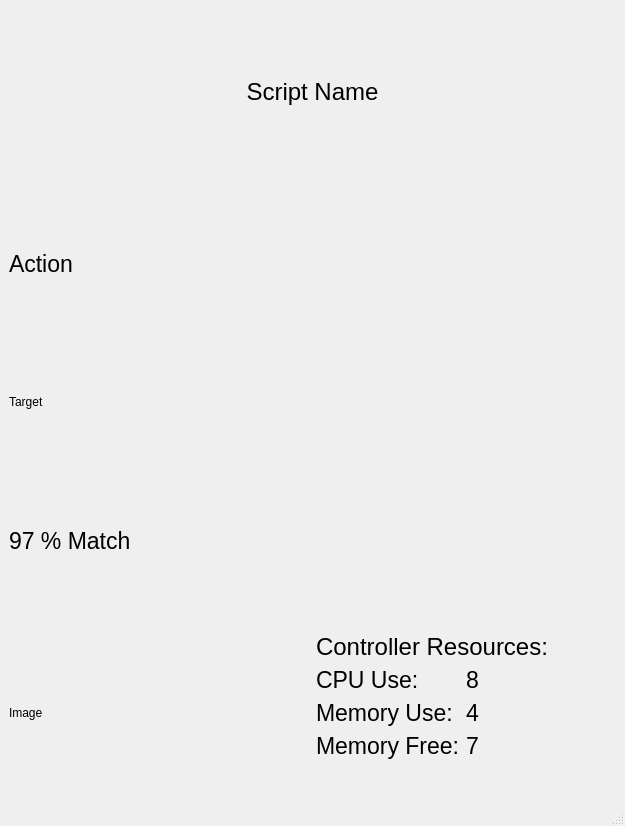
<?xml version="1.0" encoding="UTF-8"?>
<ui version="4.0">
 <class>MainWindow</class>
 <widget class="QMainWindow" name="MainWindow">
  <property name="geometry">
   <rect>
    <x>0</x>
    <y>0</y>
    <width>625</width>
    <height>826</height>
   </rect>
  </property>
  <property name="windowTitle">
   <string>MainWindow</string>
  </property>
  <widget class="QWidget" name="centralwidget">
   <layout class="QVBoxLayout" name="verticalLayout_2">
    <item>
     <layout class="QVBoxLayout" name="verticalLayout">
      <item>
       <layout class="QHBoxLayout" name="horizontalLayout">
        <item>
         <widget class="QLabel" name="label_6">
          <property name="font">
           <font>
            <pointsize>18</pointsize>
           </font>
          </property>
          <property name="text">
           <string>Script Name</string>
          </property>
          <property name="alignment">
           <set>Qt::AlignCenter</set>
          </property>
         </widget>
        </item>
       </layout>
      </item>
      <item>
       <layout class="QHBoxLayout" name="horizontalLayout_7"/>
      </item>
      <item>
       <layout class="QHBoxLayout" name="horizontalLayout_2">
        <item>
         <widget class="QLabel" name="label_5">
          <property name="font">
           <font>
            <pointsize>17</pointsize>
           </font>
          </property>
          <property name="text">
           <string>Action</string>
          </property>
         </widget>
        </item>
       </layout>
      </item>
      <item>
       <widget class="QLabel" name="label_2">
        <property name="maximumSize">
         <size>
          <width>200</width>
          <height>100</height>
         </size>
        </property>
        <property name="text">
         <string>Target</string>
        </property>
       </widget>
      </item>
      <item>
       <widget class="QLabel" name="label_3">
        <property name="font">
         <font>
          <pointsize>17</pointsize>
         </font>
        </property>
        <property name="text">
         <string>97 % Match</string>
        </property>
       </widget>
      </item>
      <item>
       <layout class="QHBoxLayout" name="horizontalLayout_3">
        <item>
         <widget class="QLabel" name="label">
          <property name="text">
           <string>Image</string>
          </property>
         </widget>
        </item>
        <item>
         <layout class="QVBoxLayout" name="verticalLayout_3">
          <item>
           <layout class="QVBoxLayout" name="verticalLayout_4">
            <property name="spacing">
             <number>0</number>
            </property>
            <item>
             <widget class="QLabel" name="label_9">
              <property name="font">
               <font>
                <pointsize>18</pointsize>
                <weight>50</weight>
                <bold>false</bold>
               </font>
              </property>
              <property name="text">
               <string>Controller Resources:</string>
              </property>
              <property name="alignment">
               <set>Qt::AlignLeading|Qt::AlignLeft|Qt::AlignVCenter</set>
              </property>
             </widget>
            </item>
            <item>
             <layout class="QHBoxLayout" name="horizontalLayout_6">
              <item>
               <widget class="QLabel" name="label_11">
                <property name="font">
                 <font>
                  <pointsize>17</pointsize>
                 </font>
                </property>
                <property name="text">
                 <string>CPU Use:</string>
                </property>
               </widget>
              </item>
              <item>
               <widget class="QLabel" name="label_12">
                <property name="font">
                 <font>
                  <pointsize>17</pointsize>
                 </font>
                </property>
                <property name="text">
                 <string>8</string>
                </property>
                <property name="alignment">
                 <set>Qt::AlignLeading|Qt::AlignLeft|Qt::AlignVCenter</set>
                </property>
               </widget>
              </item>
             </layout>
            </item>
            <item>
             <layout class="QHBoxLayout" name="horizontalLayout_5">
              <item>
               <widget class="QLabel" name="label_8">
                <property name="font">
                 <font>
                  <pointsize>17</pointsize>
                 </font>
                </property>
                <property name="text">
                 <string>Memory Use:</string>
                </property>
               </widget>
              </item>
              <item>
               <widget class="QLabel" name="label_10">
                <property name="font">
                 <font>
                  <pointsize>17</pointsize>
                 </font>
                </property>
                <property name="text">
                 <string>4</string>
                </property>
                <property name="alignment">
                 <set>Qt::AlignLeading|Qt::AlignLeft|Qt::AlignVCenter</set>
                </property>
               </widget>
              </item>
             </layout>
            </item>
            <item>
             <layout class="QHBoxLayout" name="horizontalLayout_4">
              <item>
               <widget class="QLabel" name="label_4">
                <property name="font">
                 <font>
                  <pointsize>17</pointsize>
                 </font>
                </property>
                <property name="text">
                 <string>Memory Free:</string>
                </property>
               </widget>
              </item>
              <item>
               <widget class="QLabel" name="label_7">
                <property name="font">
                 <font>
                  <pointsize>17</pointsize>
                 </font>
                </property>
                <property name="text">
                 <string>7</string>
                </property>
                <property name="alignment">
                 <set>Qt::AlignLeading|Qt::AlignLeft|Qt::AlignVCenter</set>
                </property>
               </widget>
              </item>
             </layout>
            </item>
            <item>
             <widget class="QWidget" name="widget" native="true"/>
            </item>
           </layout>
          </item>
         </layout>
        </item>
       </layout>
      </item>
     </layout>
    </item>
   </layout>
  </widget>
  <widget class="QMenuBar" name="menubar">
   <property name="geometry">
    <rect>
     <x>0</x>
     <y>0</y>
     <width>625</width>
     <height>21</height>
    </rect>
   </property>
  </widget>
  <widget class="QStatusBar" name="statusbar"/>
 </widget>
 <resources/>
 <connections/>
</ui>
